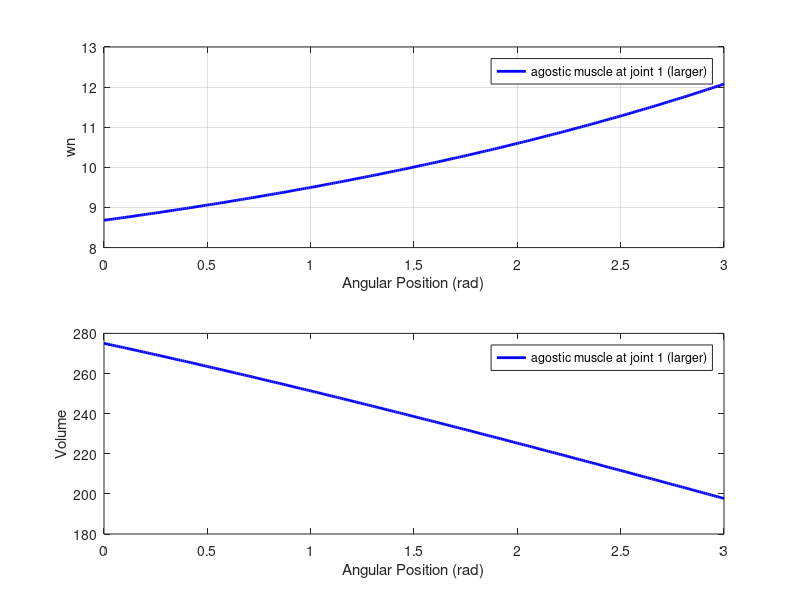

This chart was generated by the following MATLAB code:
%% Volume vs Natural frequency of a muscle
function wnvstheta

theta = 0:0.01:3;

%joint1_R = p1*x(1,1) + p2;
joint1_lo = 0.23;
joint1_alphaob = 20.0*pi/180;
joint1_alphaot = 20.0*pi/180;
joint1_k = 1.1;
joint1_ro = 0.012;
joint1_R = 0.0095;
fv1 = 3.0;
[wnb1,Vb1, Vt1] = omegacal(theta,joint1_lo,joint1_alphaob,joint1_k,joint1_ro,joint1_R);

%% Parameters for the muscles at Joint 2
joint2_lo = 0.185;
joint2_alphaob = 23.0*pi/180;
joint2_alphaot = 23.0*pi/180;
joint2_k = 1.25;
joint2_ro = 0.0085;
joint2_R = 0.015;
fv2 = 0.25;
[wnb2,Vb2, Vt2] = omegacal(theta,joint2_lo,joint2_alphaob,joint2_k,joint2_ro,joint2_R);


%subplot(211), plot(theta,wnb1, 'Linewidth', 2.0);
hold on; grid on;
subplot(211), plot(theta,wnb2, 'b', 'Linewidth', 2.0);
xlabel('Angular Position (rad)')
ylabel('wn')
legend('agostic muscle at joint 1 (larger)','agostic muscle at joint 2 (smaller)' )

%subplot(212), plot(theta,Vb1, 'Linewidth', 2.0);
hold on; grid on;
subplot(212), plot(theta,Vb2, 'b', 'Linewidth', 2.0);
xlabel('Angular Position (rad)')
ylabel('Volume')
legend('agostic muscle at joint 1 (larger)','agostic muscle at joint 2 (smaller)' )
function [wnb,Vb,Vt] = omegacal(theta,lo,alphaob,k,ro,R)
%theta = 0;
a_biceps = 3/(tan(alphaob))^2;
b_biceps = 1/(sin(alphaob))^2;
emax_biceps = (1/k)*(1 - sqrt(b_biceps/a_biceps));
alphaot = alphaob;
a_triceps = 3/(tan(alphaot))^2;
b_triceps = 1/(sin(alphaot))^2;
emax_triceps = (1/k)*(1 - sqrt(b_triceps/a_triceps));

lb = lo - R.*theta;
epsb = (1-(lb./lo));
lt = lo*(1-emax_triceps) + R.*theta;
epst = (1-(lt./lo));

%% Parameters of Joint
% m = 2.6;
% link_l = 0.32;
% g =9.81;
% I = m*(link_l^2)/3;
% fv = 0.25;
%% Volume calcuation
% biceps agonistic muscle
lb = lo - R.*theta;
csb2 = (cos(alphaob))^2;
epsb2 = (1-(lb./lo)).^2;
termb1 = (1 - csb2.*epsb2);
element1 = lb.*(pi*ro^2/((sin(alphaob))^2));
element2 = termb1.*1e6;
Vb = tt(element1,element2);
%Vb = 1630;
wnb = 2*pi*380.*(1./Vb);

% triceps antagonistic muscle 
lt = lo*(1-emax_triceps) + R.*theta; 
cst2 = (cos(alphaot))^2;
epst2 = (1-(lt./lo)).^2;
termt1 = (1 - cst2.*epst2);
elementt1 = lt.*(pi*ro^2/((sin(alphaot))^2));
elementt2 = termt1.*1e6;
Vt = tt(elementt1,elementt2);

%Vt = 1e6*(pi*lt*ro^2/((sin(alphaot))^2))*termt1
%Vt = 1630;
wnt = 2*pi*380*(1./Vt);



% utility functions, singleton-expanded addition and multiplication
function c=pp(a,b)
c = bsxfun(@plus,a,b);

function c=tt(a,b)
c = bsxfun(@times,a,b);

function c=mm(a,b)
c = bsxfun(@minus,a,b);